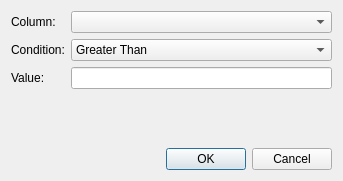
<?xml version="1.0" encoding="UTF-8"?>
<ui version="4.0">
 <class>Dialog</class>
 <widget class="QDialog" name="Dialog">
  <property name="geometry">
   <rect>
    <x>0</x>
    <y>0</y>
    <width>343</width>
    <height>181</height>
   </rect>
  </property>
  <property name="windowTitle">
   <string>Table Filtering</string>
  </property>
  <layout class="QVBoxLayout" name="verticalLayout">
   <item>
    <layout class="QFormLayout" name="formLayout">
     <item row="0" column="0">
      <widget class="QLabel" name="label">
       <property name="text">
        <string>Column:</string>
       </property>
      </widget>
     </item>
     <item row="0" column="1">
      <widget class="QComboBox" name="columnCB"/>
     </item>
     <item row="1" column="0">
      <widget class="QLabel" name="label_2">
       <property name="text">
        <string>Condition:</string>
       </property>
      </widget>
     </item>
     <item row="1" column="1">
      <widget class="QComboBox" name="conditionCB">
       <item>
        <property name="text">
         <string>Greater Than</string>
        </property>
       </item>
       <item>
        <property name="text">
         <string>Equal</string>
        </property>
       </item>
       <item>
        <property name="text">
         <string>Less Than</string>
        </property>
       </item>
       <item>
        <property name="text">
         <string>Contains</string>
        </property>
       </item>
      </widget>
     </item>
     <item row="2" column="0">
      <widget class="QLabel" name="label_3">
       <property name="text">
        <string>Value:</string>
       </property>
      </widget>
     </item>
     <item row="2" column="1">
      <widget class="QLineEdit" name="valueLE"/>
     </item>
    </layout>
   </item>
   <item>
    <widget class="QDialogButtonBox" name="buttonBox">
     <property name="orientation">
      <enum>Qt::Horizontal</enum>
     </property>
     <property name="standardButtons">
      <set>QDialogButtonBox::Cancel|QDialogButtonBox::Ok</set>
     </property>
    </widget>
   </item>
  </layout>
 </widget>
 <resources/>
 <connections>
  <connection>
   <sender>buttonBox</sender>
   <signal>accepted()</signal>
   <receiver>Dialog</receiver>
   <slot>accept()</slot>
   <hints>
    <hint type="sourcelabel">
     <x>248</x>
     <y>254</y>
    </hint>
    <hint type="destinationlabel">
     <x>157</x>
     <y>274</y>
    </hint>
   </hints>
  </connection>
  <connection>
   <sender>buttonBox</sender>
   <signal>rejected()</signal>
   <receiver>Dialog</receiver>
   <slot>reject()</slot>
   <hints>
    <hint type="sourcelabel">
     <x>316</x>
     <y>260</y>
    </hint>
    <hint type="destinationlabel">
     <x>286</x>
     <y>274</y>
    </hint>
   </hints>
  </connection>
 </connections>
</ui>
